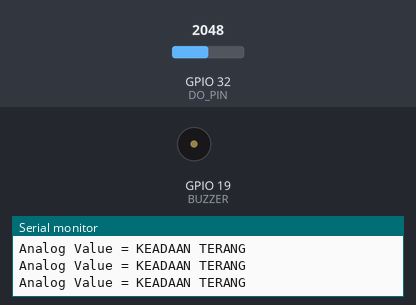
Simulated run of this sketch. Board: ESP32. Shown: buzzer (waves = sounding, pin HIGH), the last lines printed to the serial monitor. The test bench sets the inputs (shaded band); at power-on: GPIO 32 (DO_PIN) = 2048.

Above: at 1.2 s.
1.3 s: GPIO 32 (DO_PIN) set to 552
4.3 s: GPIO 32 (DO_PIN) set to 470
At 5.5 s:
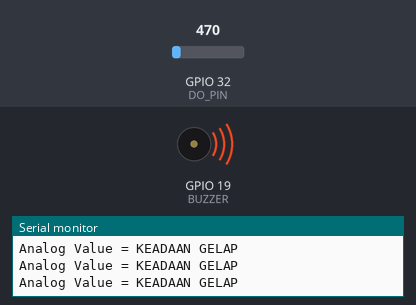
5.8 s: GPIO 32 (DO_PIN) set to 540
At 6.7 s:
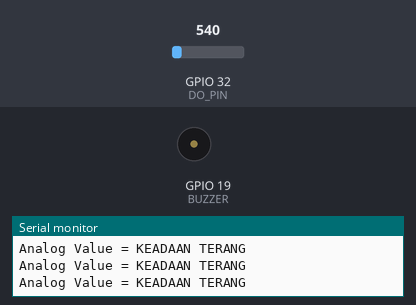
Timing chart, 0 to 8.8 s (numbered marks = the images above; inputs shaded):
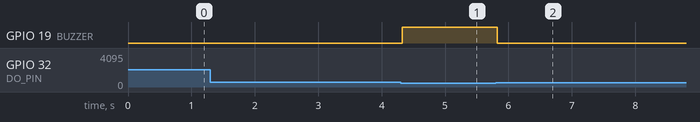

The sketch:

Praktikum2.ino
```cpp
#define DO_PIN 32
#define BUZZER 19

void setup() {
  // Put your setup code here, to run once:
  Serial.begin(9600);
  pinMode(BUZZER, OUTPUT);
  pinMode(DO_PIN, INPUT);
}

void loop() {
  int analogValue = analogRead(DO_PIN);
  if (analogValue < 500) {
    digitalWrite(BUZZER, HIGH); // Buzzer aktif dalam kondisi gelap
    Serial.print("Analog Value = KEADAAN GELAP");
    Serial.println("");
  } else {
    digitalWrite(BUZZER, LOW); // Matikan buzzer dalam kondisi terang
    Serial.print("Analog Value = KEADAAN TERANG");
    Serial.println("");
  }
}
```

Measured:
- the behaviour switches between 500 and 499 on GPIO 32 (DO_PIN) (found by bisection; images 0 and 1)
- after the input at 4.3 s, GPIO 19 (BUZZER): LOW → HIGH at once
- after the input at 5.8 s, GPIO 19 (BUZZER): HIGH → LOW at once
